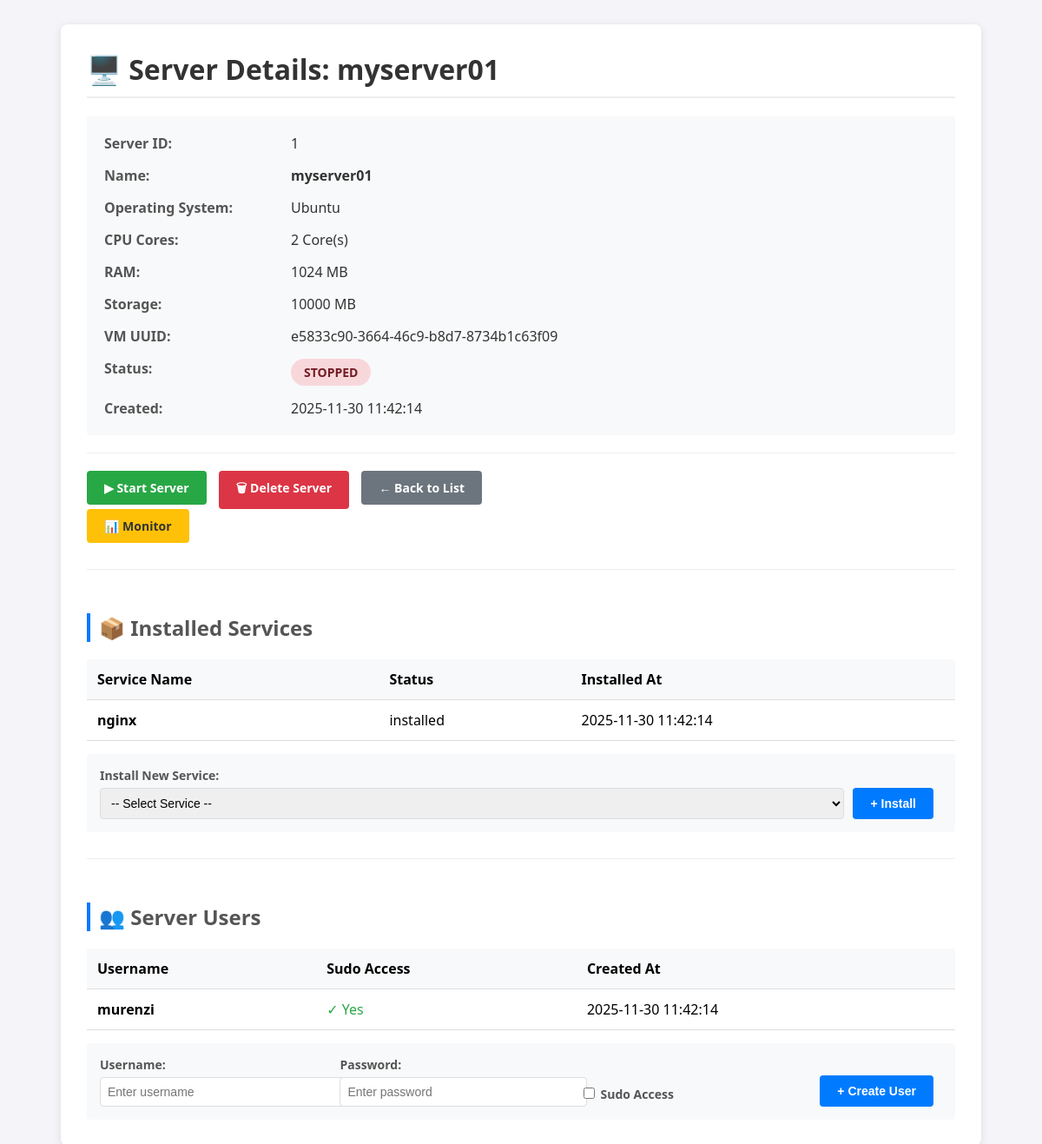
/vm/details/1, run on the app's committed database.
### tables this page shows
CREATE TABLE instances (
            id INTEGER PRIMARY KEY AUTOINCREMENT,
            name TEXT NOT NULL UNIQUE,
            os_type TEXT NOT NULL,
            cpu_cores INTEGER DEFAULT 1,
            ram_size INTEGER DEFAULT 1024,
            storage_size INTEGER DEFAULT 10000,
            ip_address TEXT,
            status TEXT DEFAULT 'stopped',
            vm_uuid TEXT,
            created_at TIMESTAMP DEFAULT CURRENT_TIMESTAMP
        );

CREATE TABLE services (
            id INTEGER PRIMARY KEY AUTOINCREMENT,
            instance_id INTEGER NOT NULL,
            service_name TEXT NOT NULL,
            status TEXT DEFAULT 'installed',
            installed_at TIMESTAMP DEFAULT CURRENT_TIMESTAMP,
            FOREIGN KEY (instance_id) REFERENCES instances (id) ON DELETE CASCADE
        );

CREATE TABLE vm_users (
            id INTEGER PRIMARY KEY AUTOINCREMENT,
            instance_id INTEGER NOT NULL,
            username TEXT NOT NULL,
            has_sudo BOOLEAN DEFAULT 0,
            created_at TIMESTAMP DEFAULT CURRENT_TIMESTAMP,
            FOREIGN KEY (instance_id) REFERENCES instances (id) ON DELETE CASCADE
        );

### app.py (the view)
@app.route('/vm/details/<int:id>')
def vm_details(id):
    conn = get_db_connection()
    vm = conn.execute('SELECT * FROM instances WHERE id = ?', (id,)).fetchone()
    if vm is None:
        flash('Server not found!', 'error')
        conn.close()
        return redirect(url_for('index'))
    services = conn.execute(
        'SELECT * FROM services WHERE instance_id = ? ORDER BY installed_at DESC',
        (id,)
    ).fetchall()
    users = conn.execute(
        'SELECT * FROM vm_users WHERE instance_id = ? ORDER BY created_at DESC',
        (id,)
    ).fetchall()
    conn.close()
    return render_template('details.html', vm=vm, services=services, users=users)

### app.py (called while the page is built)
def get_db_connection():
    conn = sqlite3.connect('database.db')
    conn.row_factory = sqlite3.Row
    return conn

### templates/details.html (shortened to what this page needs)
<!DOCTYPE html>
<html lang="en">
<head>
</head>
<body>
    <div class="container">
        <h1>🖥️ Server Details: {{ vm['name'] }}</h1>
        <div class="info-grid">
            <div class="label">Server ID:</div>
            <div class="value">{{ vm['id'] }}</div>
            <div class="label">Name:</div>
            <div class="value"><strong>{{ vm['name'] }}</strong></div>
            <div class="label">Operating System:</div>
            <div class="value">{{ vm['os_type'] }}</div>
            <div class="label">CPU Cores:</div>
            <div class="value">{{ vm['cpu_cores'] }} Core(s)</div>
            <div class="label">RAM:</div>
            <div class="value">{{ vm['ram_size'] }} MB</div>
            <div class="label">Storage:</div>
            <div class="value">{{ vm['storage_size'] }} MB</div>
            <div class="label">VM UUID:</div>
            <div class="value">{{ vm['vm_uuid'] or 'Not Available' }}</div>
            <div class="label">Status:</div>
            <div class="value">
                <span class="status-badge status-{{ vm['status'] }}">
                    {{ vm['status'].upper() }}
                </span>
            </div>
            <div class="label">Created:</div>
            <div class="value">{{ vm['created_at'] }}</div>
        </div>
        <div style="margin-top: 20px; padding-top: 20px; border-top: 1px solid #eee;">
            {% if vm['status'] == 'stopped' %}
                <a href="{{ url_for('vm_action', action='start', id=vm['id']) }}"
                   class="btn btn-success">▶ Start Server</a>
            {% else %}
                <a href="{{ url_for('vm_action', action='stop', id=vm['id']) }}"
                   class="btn btn-warning">⏸ Stop Server</a>
            {% endif %}
            <a href="{{ url_for('vm_action', action='delete', id=vm['id']) }}"
               class="btn btn-danger"
               onclick="return confirm('Are you sure you want to delete this server? This action cannot be undone.')">
               🗑 Delete Server
            </a>
            <a href="{{ url_for('index') }}" class="btn btn-secondary">← Back to List</a>
        </div>
<a href="{{ url_for('vm_monitor', id=vm.id) }}" class="btn btn-warning">
    📊 Monitor
</a>
        <div class="section">
            <h2>📦 Installed Services</h2>
            {% if services %}
                <table>
                    <thead>
                        <tr>
                            <th>Service Name</th>
                            <th>Status</th>
                            <th>Installed At</th>
                        </tr>
                    </thead>
                    <tbody>
                        {% for service in services %}
                        <tr>
                            <td><strong>{{ service['service_name'] }}</strong></td>
                            <td>{{ service['status'] }}</td>
                            <td>{{ service['installed_at'] }}</td>
                        </tr>
                        {% endfor %}
                    </tbody>
                </table>
            {% else %}
                <div class="empty-state">
                    <p>No services installed yet.</p>
                </div>
            {% endif %}
            <form method="POST" action="{{ url_for('install_service', id=vm['id']) }}" class="form-inline">
                <div class="form-group">
                    <label for="service_name">Install New Service:</label>
                    <select id="service_name" name="service_name" required>
                        <option value="">-- Select Service --</option>
                    </select>
                </div>
                <button type="submit" class="btn btn-primary">+ Install</button>
            </form>
        </div>
        <div class="section">
            <h2>👥 Server Users</h2>
            {% if users %}
                <table>
                    <thead>
                        <tr>
                            <th>Username</th>
                            <th>Sudo Access</th>
                            <th>Created At</th>
                        </tr>
                    </thead>
                    <tbody>
                        {% for user in users %}
                        <tr>
                            <td><strong>{{ user['username'] }}</strong></td>
                            <td>
                                {% if user['has_sudo'] %}
                                    <span style="color: #28a745;">✓ Yes</span>
                                {% else %}
                                    <span style="color: #6c757d;">✗ No</span>
                                {% endif %}
                            </td>
                            <td>{{ user['created_at'] }}</td>
                        </tr>
                        {% endfor %}
                    </tbody>
                </table>
            {% else %}
                <div class="empty-state">
                    <p>No users created yet.</p>
                </div>
            {% endif %}
            <form method="POST" action="{{ url_for('create_user', id=vm['id']) }}" class="form-inline">
                <div class="form-group">
                    <label for="username">Username:</label>
                    <input type="text" id="username" name="username"
                           placeholder="Enter username" required>
                </div>
                <div class="form-group">
                    <label for="password">Password:</label>
                    <input type="password" id="password" name="password"
                           placeholder="Enter password" required>
                </div>
                <div class="form-group">
                    <label class="checkbox-label">
                        <input type="checkbox" name="sudo" value="yes">
                        <span>Sudo Access</span>
                    </label>
                </div>
                <button type="submit" class="btn btn-primary">+ Create User</button>
            </form>
        </div>
    </div>
</body>
</html>

### templates/details.html (style rules this page uses)
body { font-family: 'Segoe UI', Tahoma, Geneva, Verdana, sans-serif; background: #f4f4f9; padding: 20px; }
.container { max-width: 1000px; margin: 0 auto; background: white; padding: 30px; border-radius: 8px; box-shadow: 0 2px 10px rgba(0,0,0,0.1); }
h1 { color: #333; border-bottom: 2px solid #eee; padding-bottom: 10px; margin-top: 0; }
h2 { color: #555; margin-top: 30px; border-left: 4px solid #007bff; padding-left: 10px; }
.info-grid { display: grid; grid-template-columns: 200px 1fr; gap: 15px; margin: 20px 0; background: #f8f9fa; padding: 20px; border-radius: 4px; }
.label { font-weight: bold; color: #555; }
.value { color: #333; }
.btn { display: inline-block; padding: 10px 20px; text-decoration: none; border-radius: 4px; font-weight: bold; margin-right: 10px; border: none; cursor: pointer; font-size: 14px; }
.btn-primary { background: #007bff; color: white; }
.btn-success { background: #28a745; color: white; }
.btn-warning { background: #ffc107; color: #333; }
.btn-danger { background: #dc3545; color: white; }
.btn-secondary { background: #6c757d; color: white; }
.status-badge { display: inline-block; padding: 6px 15px; border-radius: 20px; font-weight: bold; font-size: 14px; }
.status-stopped { background: #f8d7da; color: #721c24; }
table { width: 100%; border-collapse: collapse; margin-top: 15px; }
th, td { padding: 12px; text-align: left; border-bottom: 1px solid #ddd; }
th { background-color: #f8f9fa; font-weight: bold; }
.form-inline { display: flex; gap: 10px; align-items: flex-end; margin-top: 15px; background: #f8f9fa; padding: 15px; border-radius: 4px; }
.form-group { flex: 1; }
.form-group label { display: block; margin-bottom: 5px; font-weight: bold; color: #555; font-size: 14px; }
.form-group input, .form-group select { width: 100%; padding: 8px; border: 1px solid #ddd; border-radius: 4px; font-size: 14px; }
.checkbox-label { display: flex; align-items: center; gap: 5px; margin-top: 5px; }
.checkbox-label input { width: auto; }
.section { margin-top: 30px; border-top: 1px solid #eee; padding-top: 20px; }

### data on the page
instances: name "myserver01", id "1", os_type "Ubuntu", cpu_cores "2", ram_size "1024", storage_size "10000", vm_uuid "e5833c90-3664-46c9-b8d7-8734b1c63f09", status "STOPPED", created_at "2025-11-30 11:42:14"
services: service_name "nginx", status "installed", installed_at "2025-11-30 11:42:14"
vm_users: username "murenzi", has_sudo "✓ Yes", created_at "2025-11-30 11:42:14"
